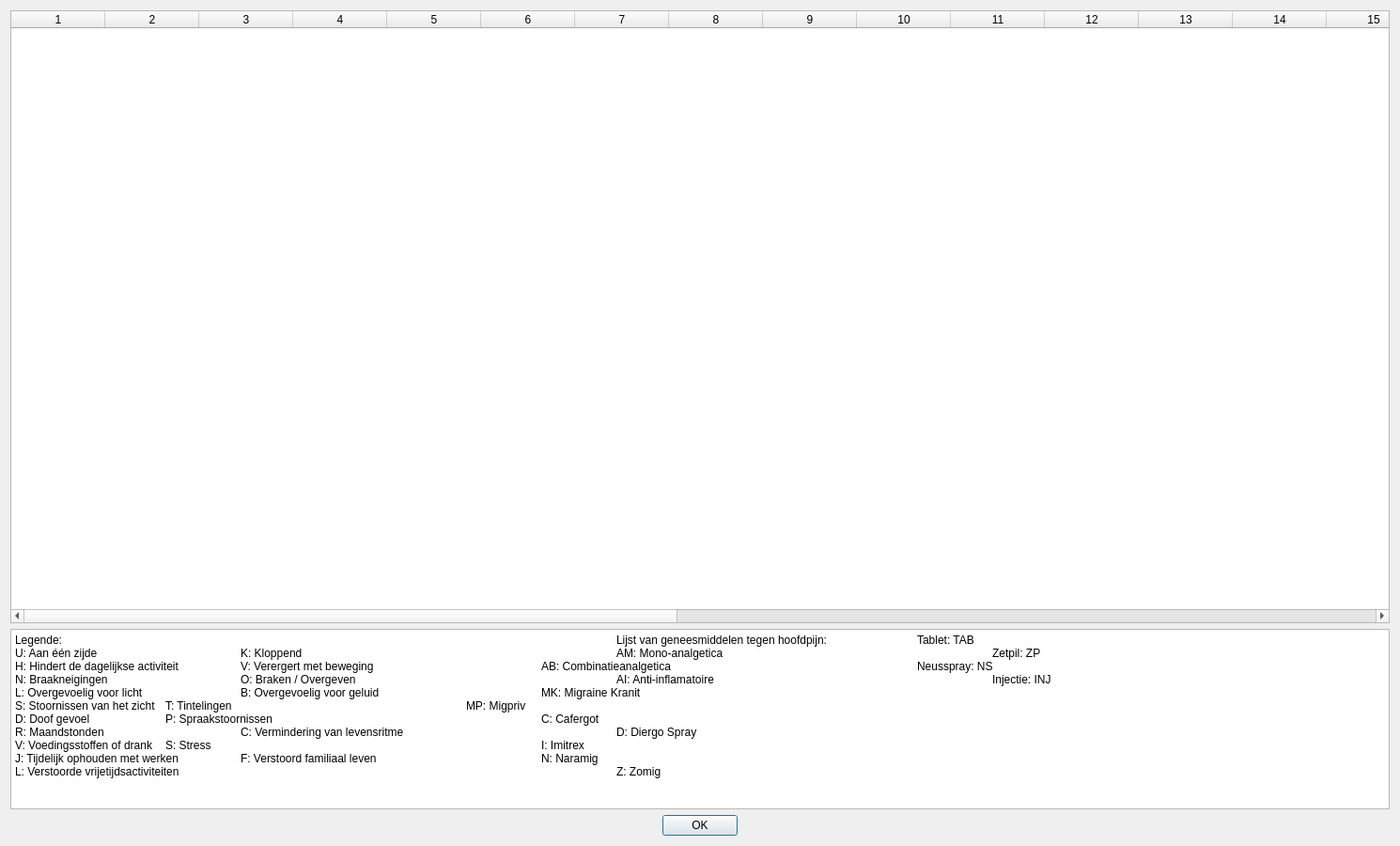
<?xml version="1.0" encoding="UTF-8"?>
<ui version="4.0">
 <class>RecenteHoofdpijnaanvallen</class>
 <widget class="QDialog" name="RecenteHoofdpijnaanvallen">
  <property name="geometry">
   <rect>
    <x>0</x>
    <y>0</y>
    <width>1490</width>
    <height>900</height>
   </rect>
  </property>
  <property name="sizePolicy">
   <sizepolicy hsizetype="Preferred" vsizetype="Preferred">
    <horstretch>0</horstretch>
    <verstretch>0</verstretch>
   </sizepolicy>
  </property>
  <property name="windowTitle">
   <string>Meest Recente Hofdpijnaanvallen</string>
  </property>
  <property name="windowIcon">
   <iconset resource="Resources.qrc">
    <normaloff>:/images/Icon_new.xpm</normaloff>:/images/Icon_new.xpm</iconset>
  </property>
  <property name="modal">
   <bool>true</bool>
  </property>
  <layout class="QVBoxLayout" name="verticalLayout">
   <item>
    <widget class="QTableWidget" name="tableRecenteAanvallen">
     <property name="sizePolicy">
      <sizepolicy hsizetype="Preferred" vsizetype="Expanding">
       <horstretch>0</horstretch>
       <verstretch>0</verstretch>
      </sizepolicy>
     </property>
     <property name="sizeAdjustPolicy">
      <enum>QAbstractScrollArea::AdjustToContents</enum>
     </property>
     <property name="wordWrap">
      <bool>false</bool>
     </property>
     <property name="columnCount">
      <number>29</number>
     </property>
     <column/>
     <column/>
     <column/>
     <column/>
     <column/>
     <column/>
     <column/>
     <column/>
     <column/>
     <column/>
     <column/>
     <column/>
     <column/>
     <column/>
     <column/>
     <column/>
     <column/>
     <column/>
     <column/>
     <column/>
     <column/>
     <column/>
     <column/>
     <column/>
     <column/>
     <column/>
     <column/>
     <column/>
     <column/>
    </widget>
   </item>
   <item>
    <widget class="QTextBrowser" name="textBrowser">
     <property name="sizePolicy">
      <sizepolicy hsizetype="Expanding" vsizetype="Preferred">
       <horstretch>0</horstretch>
       <verstretch>0</verstretch>
      </sizepolicy>
     </property>
     <property name="frameShadow">
      <enum>QFrame::Plain</enum>
     </property>
     <property name="lineWidth">
      <number>0</number>
     </property>
     <property name="html">
      <string>&lt;!DOCTYPE HTML PUBLIC &quot;-//W3C//DTD HTML 4.0//EN&quot; &quot;http://www.w3.org/TR/REC-html40/strict.dtd&quot;&gt;
&lt;html&gt;&lt;head&gt;&lt;meta name=&quot;qrichtext&quot; content=&quot;1&quot; /&gt;&lt;style type=&quot;text/css&quot;&gt;
p, li { white-space: pre-wrap; }
&lt;/style&gt;&lt;/head&gt;&lt;body style=&quot; font-family:'Sans Serif'; font-size:9pt; font-weight:400; font-style:normal;&quot;&gt;
&lt;p style=&quot; margin-top:0px; margin-bottom:0px; margin-left:0px; margin-right:0px; -qt-block-indent:0; text-indent:0px;&quot;&gt;Legende:								Lijst van geneesmiddelen tegen hoofdpijn:		Tablet: TAB&lt;/p&gt;
&lt;p style=&quot; margin-top:0px; margin-bottom:0px; margin-left:0px; margin-right:0px; -qt-block-indent:0; text-indent:0px;&quot;&gt;U: Aan één zijde		K: Kloppend					AM: Mono-analgetica				Zetpil: ZP&lt;/p&gt;
&lt;p style=&quot; margin-top:0px; margin-bottom:0px; margin-left:0px; margin-right:0px; -qt-block-indent:0; text-indent:0px;&quot;&gt;H: Hindert de dagelijkse activiteit	V: Verergert met beweging			AB: Combinatieanalgetica				Neusspray: NS&lt;/p&gt;
&lt;p style=&quot; margin-top:0px; margin-bottom:0px; margin-left:0px; margin-right:0px; -qt-block-indent:0; text-indent:0px;&quot;&gt;N: Braakneigingen		O: Braken / Overgeven				AI: Anti-inflamatoire				Injectie: INJ&lt;/p&gt;
&lt;p style=&quot; margin-top:0px; margin-bottom:0px; margin-left:0px; margin-right:0px; -qt-block-indent:0; text-indent:0px;&quot;&gt;L: Overgevoelig voor licht		B: Overgevoelig voor geluid			MK: Migraine Kranit&lt;/p&gt;
&lt;p style=&quot; margin-top:0px; margin-bottom:0px; margin-left:0px; margin-right:0px; -qt-block-indent:0; text-indent:0px;&quot;&gt;S: Stoornissen van het zicht	T: Tintelingen				MP: Migpriv&lt;/p&gt;
&lt;p style=&quot; margin-top:0px; margin-bottom:0px; margin-left:0px; margin-right:0px; -qt-block-indent:0; text-indent:0px;&quot;&gt;D: Doof gevoel		P: Spraakstoornissen				C: Cafergot&lt;/p&gt;
&lt;p style=&quot; margin-top:0px; margin-bottom:0px; margin-left:0px; margin-right:0px; -qt-block-indent:0; text-indent:0px;&quot;&gt;R: Maandstonden		C: Vermindering van levensritme			D: Diergo Spray&lt;/p&gt;
&lt;p style=&quot; margin-top:0px; margin-bottom:0px; margin-left:0px; margin-right:0px; -qt-block-indent:0; text-indent:0px;&quot;&gt;V: Voedingsstoffen of drank	S: Stress					I: Imitrex&lt;/p&gt;
&lt;p style=&quot; margin-top:0px; margin-bottom:0px; margin-left:0px; margin-right:0px; -qt-block-indent:0; text-indent:0px;&quot;&gt;J: Tijdelijk ophouden met werken	F: Verstoord familiaal leven			N: Naramig&lt;/p&gt;
&lt;p style=&quot; margin-top:0px; margin-bottom:0px; margin-left:0px; margin-right:0px; -qt-block-indent:0; text-indent:0px;&quot;&gt;L: Verstoorde vrijetijdsactiviteiten						Z: Zomig&lt;/p&gt;&lt;/body&gt;&lt;/html&gt;</string>
     </property>
    </widget>
   </item>
   <item>
    <widget class="QDialogButtonBox" name="buttonBox">
     <property name="orientation">
      <enum>Qt::Horizontal</enum>
     </property>
     <property name="standardButtons">
      <set>QDialogButtonBox::Ok</set>
     </property>
     <property name="centerButtons">
      <bool>true</bool>
     </property>
    </widget>
   </item>
  </layout>
 </widget>
 <resources>
  <include location="Resources.qrc"/>
 </resources>
 <connections>
  <connection>
   <sender>buttonBox</sender>
   <signal>accepted()</signal>
   <receiver>RecenteHoofdpijnaanvallen</receiver>
   <slot>accept()</slot>
   <hints>
    <hint type="sourcelabel">
     <x>248</x>
     <y>254</y>
    </hint>
    <hint type="destinationlabel">
     <x>157</x>
     <y>274</y>
    </hint>
   </hints>
  </connection>
  <connection>
   <sender>buttonBox</sender>
   <signal>rejected()</signal>
   <receiver>RecenteHoofdpijnaanvallen</receiver>
   <slot>reject()</slot>
   <hints>
    <hint type="sourcelabel">
     <x>316</x>
     <y>260</y>
    </hint>
    <hint type="destinationlabel">
     <x>286</x>
     <y>274</y>
    </hint>
   </hints>
  </connection>
 </connections>
</ui>
